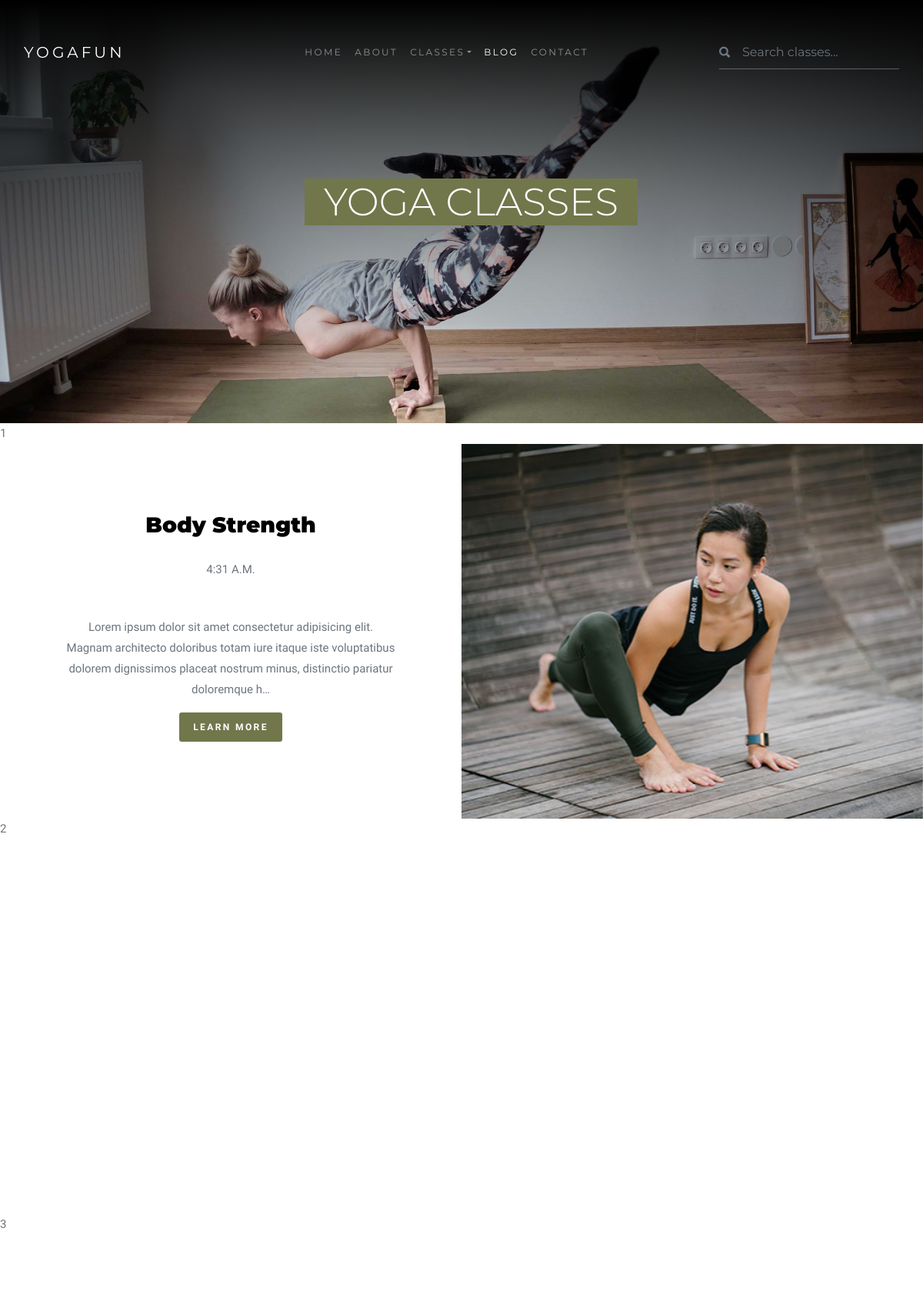
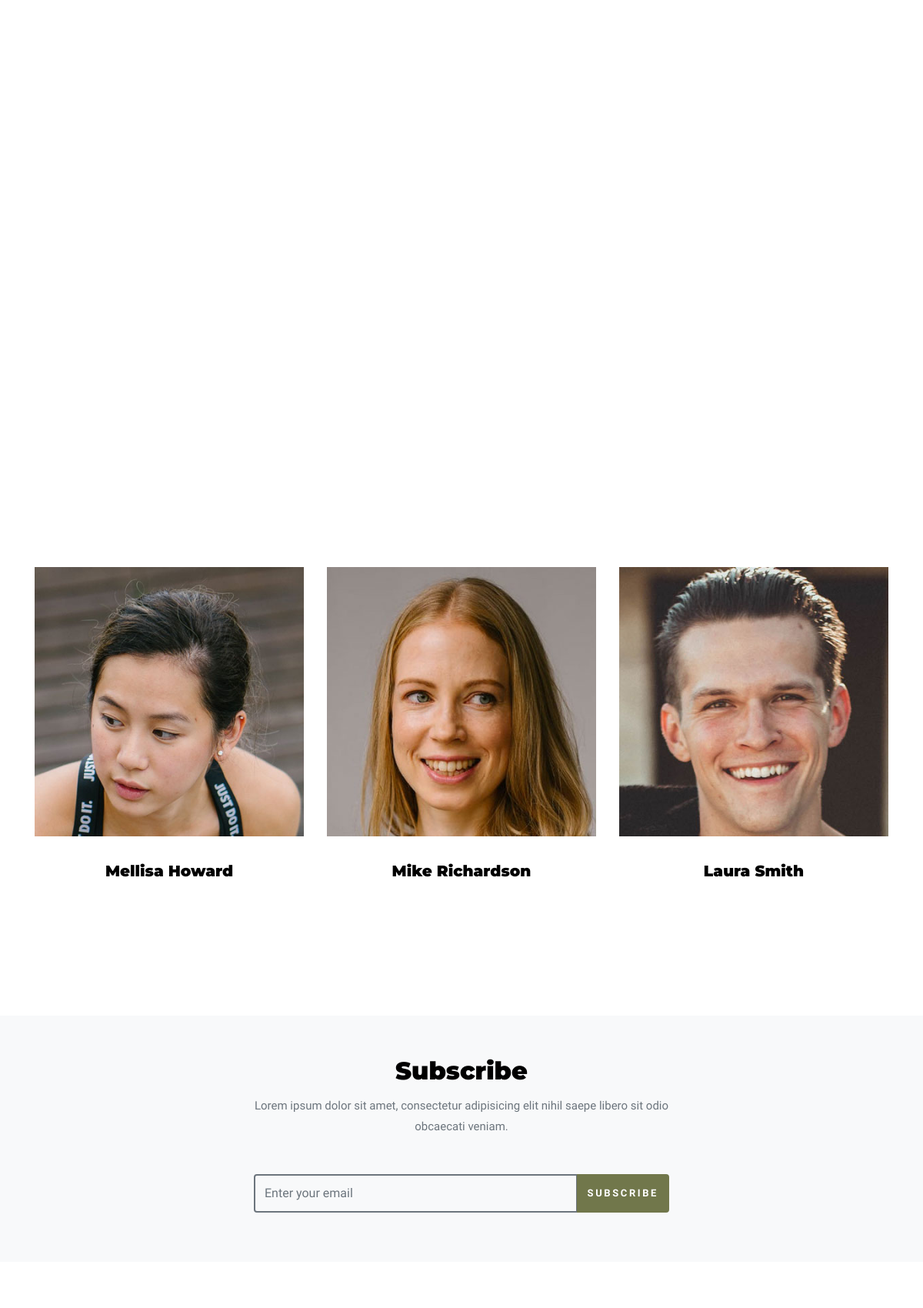
Page /classes/type/4 (upper part) on the committed database (2 pictures, top to bottom).
### website/models.py (models this page shows, shortened)
class Banner(models.Model):
    image = models.ImageField(null=True, blank=True)
    heading = models.CharField(max_length=100, null=True, blank=True)
    video = models.CharField(max_length=300, null=True, blank=True)

class ClassDetails(models.Model):
    heading = models.CharField(max_length=200, null=True, blank=True)
    time = models.TimeField(default=datetime.now, blank = True)
    description = models.TextField(default='describe here')
    image = models.ImageField(null=True, blank=True)
    type = models.ForeignKey(ClassType, on_delete=models.CASCADE,related_name='class_details', null=True, blank=True)

class Trainers(models.Model):
    image = models.ImageField(null=True, blank=True)
    name = models.CharField(max_length=100, null=True, blank=True)

class SubscribeDescription(models.Model):
    description = models.TextField()

### website/views.py (the view)
# urls.py: path('classes/type/<int:pk>', views.ClassesTypeView.as_view(), name = 'classes-type' ),
class ClassesTypeView(TemplateView):
    template_name = 'classes.html'
    def get_context_data(self, *args, **kwargs):
        context = super(ClassesTypeView,self).get_context_data(**kwargs)
        context['banner_image'] = Banner.objects.last()
        context['class_details'] = ClassDetails.objects.filter(type_id=kwargs.get('pk'))
        context['trainer_detail'] = TrainerSectionHeading.objects.last()
        context['trainer'] = Trainers.objects.all()
        return context

### website/context_processors.py (called while the page is built)
def footer_context(request, *args, **kwargs):
    subscribe_description = SubscribeDescription.objects.last()
    our_information = OurInformation.objects.last()
    classtype = ClassType.objects.all()
    context = {'subscribe_description':subscribe_description, 'our_information':our_information, 'classtype':classtype}
    return context

### templates/classes.html (shortened to what this page needs)
{% extends 'base.html' %}
{% load staticfiles %}
{% block content %}
  <div class="inner-page">
    <div class="slider-item" style="background-image: url({{banner_image.image.url}});">
      <div class="container">
        <div class="row slider-text align-items-center justify-content-center">
          <div class="col-lg-9 text-center col-sm-12 element-animate">
            <h1 class="mb-4"><span>Yoga Classes</span></h1>
          </div>
        </div>
      </div>
    </div>
  </div>
  <div>
    {%for item in class_details%}
    {{forloop.counter}}
    <div class="half d-lg-flex d-block">
        {% if forloop.counter|divisibleby:2 %}
      <div class="image element-animate" style="background-image: url({{item.image.url}})"></div>
      {%else%}
      <div class="image order-2 element-animate" style="background-image: url({{item.image.url}})"></div>
      {% endif %}
      <div class="text text-center element-animate">
        <h3 class="mb-4">{{item.heading}}</h3>
        <p class="text-uppercase">{{item.time}}</p>
        <p class="mb-5">{{item.description|linebreaks|truncatechars:200}}</p>
        <p><a href="{% url 'classSingle' item.pk %}" class="btn btn-primary btn-sm px-3 py-2">Learn More</a></p>
      </div>
    </div>
    {%endfor%}
  </div>
  <div class="section">
    <div class="container">
      <div class="row">
        {% for item in trainer %}
        <div class="col-lg-4">
          <div class="media d-block media-custom text-center">
            <a href="#"><img src="{{item.image.url}}" alt="Image Placeholder" class="img-fluid"></a>
            <div class="media-body">
              <h3 class="mt-0 text-black">{{item.name}}</h3>
            </div>
          </div>
        </div>
        {% endfor %}
      </div>
    </div>
  </div>
  {% endblock %}

### templates/base.html (shortened to what this page needs)
{% load staticfiles %}
<!doctype html>
<html lang="en">
<head>
  <link rel="stylesheet" href="{%static 'css/animate.css' %}">
  <link rel="stylesheet" href="{%static 'css/owl.carousel.min.css' %}">
  <link rel="stylesheet" href="{%static 'css/jquery.fancybox.min.css' %}">
  <link rel="stylesheet" href="{%static 'fonts/ionicons/css/ionicons.min.css' %}">
  <link rel="stylesheet" href="{%static 'fonts/fontawesome/css/font-awesome.min.css' %}">
  <link rel="stylesheet" href="{%static 'fonts/flaticon/font/flaticon.css' %}">
  <link rel="stylesheet" href="{%static 'css/style.css' %}">
</head>
<body>
  <header role="banner">
    <nav class="navbar navbar-expand-lg navbar-dark bg-dark">
      <div class="container-fluid">
        <a class="navbar-brand " href="{% url 'index' %}">YogaFun</a>
        <div class="collapse navbar-collapse" id="navbarsExample05">
          <ul class="navbar-nav pl-md-5 ml-auto">
            <li class="nav-item">
              <a class="nav-link" href="{% url 'index' %}">Home</a>
            </li>
            <li class="nav-item ">
              <a class="nav-link " href="{% url 'about' %}">About</a>
            </li>
            <li class="nav-item dropdown">
              <a class="nav-link dropdown-toggle" href="{% url 'classes' %}" id="dropdown04" data-toggle="dropdown"
                aria-haspopup="true" aria-expanded="false">Classes</a>
            </li>
            <li class="nav-item">
              <a class="nav-link active" href="{% url 'blog' %}">Blog</a>
            </li>
            <li class="nav-item">
              <a class="nav-link" href="{% url 'contact' %}">Contact</a>
            </li>
          </ul>
          <div class="navbar-nav ml-auto">
            <form method="get" class="search-form" action="{% url 'search' %}">
              <span class="icon ion ion-search"></span>
              <input type="text" class="form-control" name="search" placeholder="Search classes...">
            </form>
          </div>
        </div>
      </div>
    </nav>
  </header>
{% block content %}
{% endblock %}
<div class="site-blocks-cover overlay inner-page-cover subscribe bg-light py-5">
    <div class="container">
      <div class="row align-items-center justify-content-center text-center">
        <div class="col-md-6" data-aos="fade-up" data-aos-delay="100">
          <h2>Subscribe</h2>
          <p class="mb-5">{{ subscribe_description.description }}</p>
          <form action="{% url 'subscribe' %}" method="post" class="site-block-subscribe">
            <div class="input-group mb-3">
              <input type="text" class="form-control border-secondary bg-transparent" name="email" placeholder="Enter your email"
                aria-label="Enter Email" aria-describedby="button-addon2">
              <div class="input-group-append">
                <button class="btn btn-primary" type="submit" name="subscribe" id="button-addon2">Subscribe</button>
              </div>
            </div>
          </form>
        </div>
      </div>
    </div>
  </div>
  <footer class="site-footer" role="contentinfo">
  </footer>
</body>
</html>

### rows in the picture
Banner: image (picture)
ClassDetails: image (picture), heading "Body Strength", time "4:31 A.M.", description "Lorem ipsum dolor sit amet consectetur adipisicing elit. Magnam architecto doloribus totam iure itaque iste voluptatibus dolorem dignissimos placeat nostrum minus, distinctio pariatur doloremque h…"
Trainers: image (picture), name "Mellisa Howard"
Trainers: image (picture), name "Mike Richardson"
Trainers: image (picture), name "Laura Smith"
SubscribeDescription: description "Lorem ipsum dolor sit amet, consectetur adipisicing elit nihil saepe libero sit odio obcaecati veniam."
